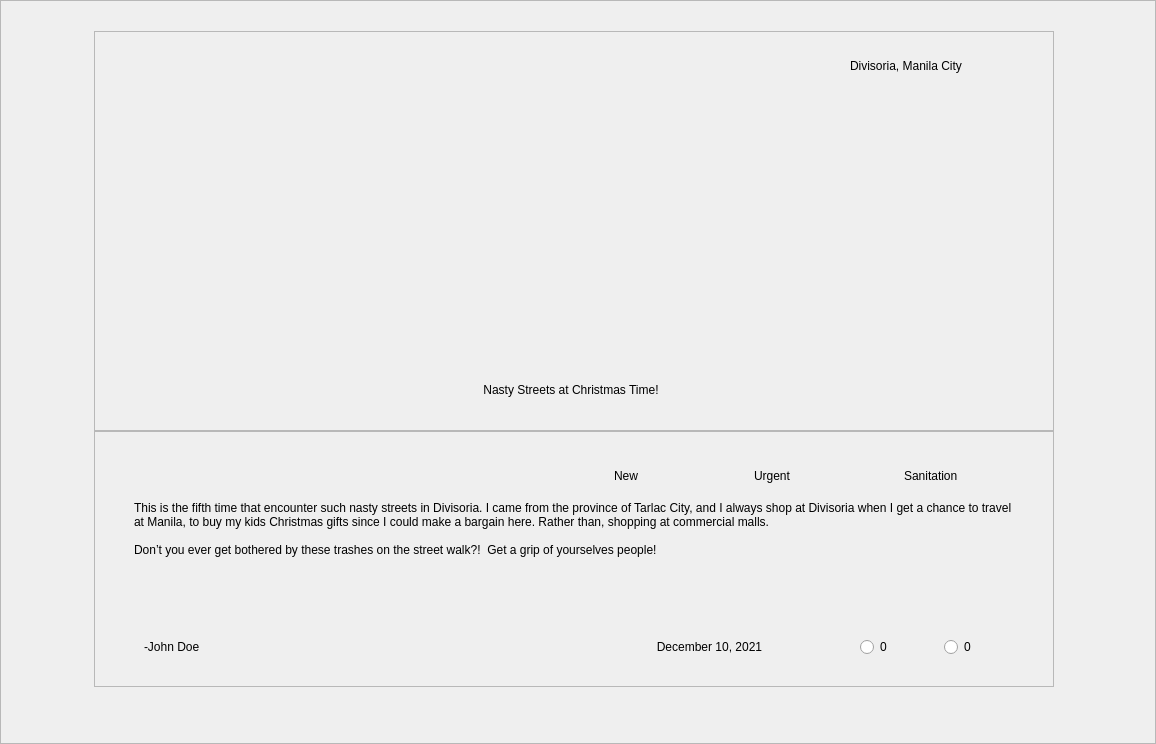
      <widget class="QFrame" name="sectionFrame_3">
       <property name="minimumSize">
        <size>
         <width>0</width>
         <height>735</height>
        </size>
       </property>
       <property name="styleSheet">
        <string notr="true"/>
       </property>
       <property name="frameShape">
        <enum>QFrame::StyledPanel</enum>
       </property>
       <property name="frameShadow">
        <enum>QFrame::Raised</enum>
       </property>
       <widget class="QFrame" name="card_4">
        <property name="geometry">
         <rect>
          <x>94</x>
          <y>31</y>
          <width>960</width>
          <height>656</height>
         </rect>
        </property>
        <property name="styleSheet">
         <string notr="true"/>
        </property>
        <property name="frameShape">
         <enum>QFrame::NoFrame</enum>
        </property>
        <property name="frameShadow">
         <enum>QFrame::Sunken</enum>
        </property>
        <property name="lineWidth">
         <number>0</number>
        </property>
        <property name="midLineWidth">
         <number>0</number>
        </property>
        <layout class="QVBoxLayout" name="verticalLayout_5" stretch="0,0">
         <property name="spacing">
          <number>0</number>
         </property>
         <property name="leftMargin">
          <number>0</number>
         </property>
         <property name="topMargin">
          <number>0</number>
         </property>
         <property name="rightMargin">
          <number>0</number>
         </property>
         <property name="bottomMargin">
          <number>0</number>
         </property>
         <item>
          <widget class="QFrame" name="topframe_4">
           <property name="minimumSize">
            <size>
             <width>0</width>
             <height>400</height>
            </size>
           </property>
           <property name="frameShape">
            <enum>QFrame::StyledPanel</enum>
           </property>
           <property name="frameShadow">
            <enum>QFrame::Raised</enum>
           </property>
           <widget class="QLabel" name="image_4">
            <property name="geometry">
             <rect>
              <x>0</x>
              <y>-1</y>
              <width>960</width>
              <height>401</height>
             </rect>
            </property>
            <property name="frameShape">
             <enum>QFrame::NoFrame</enum>
            </property>
            <property name="text">
             <string/>
            </property>
            <property name="textFormat">
             <enum>Qt::AutoText</enum>
            </property>
            <property name="pixmap">
             <pixmap resource="../Resources/Home/h_res.qrc">:/p_images/ci_1.png</pixmap>
            </property>
            <property name="scaledContents">
             <bool>true</bool>
            </property>
            <property name="alignment">
             <set>Qt::AlignLeading|Qt::AlignLeft|Qt::AlignVCenter</set>
            </property>
            <property name="wordWrap">
             <bool>false</bool>
            </property>
            <property name="openExternalLinks">
             <bool>false</bool>
            </property>
           </widget>
           <widget class="QLabel" name="title_4">
            <property name="geometry">
             <rect>
              <x>20</x>
              <y>323</y>
              <width>914</width>
              <height>71</height>
             </rect>
            </property>
            <property name="text">
             <string>Nasty Streets at Christmas Time!</string>
            </property>
            <property name="alignment">
             <set>Qt::AlignCenter</set>
            </property>
           </widget>
           <widget class="QLabel" name="icon_loc_4">
            <property name="geometry">
             <rect>
              <x>723</x>
              <y>20</y>
              <width>30</width>
              <height>30</height>
             </rect>
            </property>
            <property name="text">
             <string/>
            </property>
            <property name="pixmap">
             <pixmap resource="../Resources/Home/h_res.qrc">:/other/i_location.png</pixmap>
            </property>
           </widget>
           <widget class="QLabel" name="t_loc_4">
            <property name="geometry">
             <rect>
              <x>756</x>
              <y>19</y>
              <width>184</width>
              <height>31</height>
             </rect>
            </property>
            <property name="text">
             <string>Divisoria, Manila City</string>
            </property>
           </widget>
          </widget>
         </item>
         <item>
          <widget class="QFrame" name="details_4">
           <property name="frameShape">
            <enum>QFrame::StyledPanel</enum>
           </property>
           <property name="frameShadow">
            <enum>QFrame::Raised</enum>
           </property>
           <widget class="QRadioButton" name="like_4">
            <property name="geometry">
             <rect>
              <x>766</x>
              <y>201</y>
              <width>76</width>
              <height>30</height>
             </rect>
            </property>
            <property name="text">
             <string>0</string>
            </property>
           </widget>
           <widget class="QRadioButton" name="dislike_4">
            <property name="geometry">
             <rect>
              <x>850</x>
              <y>201</y>
              <width>76</width>
              <height>30</height>
             </rect>
            </property>
            <property name="text">
             <string>0</string>
            </property>
           </widget>
           <widget class="QLabel" name="description_4">
            <property name="geometry">
             <rect>
              <x>40</x>
              <y>70</y>
              <width>891</width>
              <height>121</height>
             </rect>
            </property>
            <property name="frameShape">
             <enum>QFrame::NoFrame</enum>
            </property>
            <property name="text">
             <string>This is the fifth time that encounter such nasty streets in Divisoria. I came from the province of Tarlac City, and I always shop at Divisoria when I get a chance to travel at Manila, to buy my kids Christmas gifts since I could make a bargain here. Rather than, shopping at commercial malls.   Don’t you ever get bothered by these trashes on the street walk?!  Get a grip of yourselves people!</string>
            </property>
            <property name="textFormat">
             <enum>Qt::AutoText</enum>
            </property>
            <property name="scaledContents">
             <bool>true</bool>
            </property>
            <property name="alignment">
             <set>Qt::AlignLeading|Qt::AlignLeft|Qt::AlignTop</set>
            </property>
            <property name="wordWrap">
             <bool>true</bool>
            </property>
            <property name="margin">
             <number>7</number>
            </property>
            <property name="indent">
             <number>0</number>
            </property>
           </widget>
           <widget class="QLabel" name="poster_4">
            <property name="geometry">
             <rect>
              <x>50</x>
              <y>200</y>
              <width>261</width>
              <height>31</height>
             </rect>
            </property>
            <property name="text">
             <string>-John Doe</string>
            </property>
           </widget>
           <widget class="QLabel" name="posted_4">
            <property name="geometry">
             <rect>
              <x>500</x>
              <y>200</y>
              <width>231</width>
              <height>31</height>
             </rect>
            </property>
            <property name="text">
             <string>December 10, 2021</string>
            </property>
            <property name="alignment">
             <set>Qt::AlignCenter</set>
            </property>
           </widget>
           <widget class="QLabel" name="desc_status_4">
            <property name="geometry">
             <rect>
              <x>520</x>
              <y>30</y>
              <width>91</width>
              <height>30</height>
             </rect>
            </property>
            <property name="text">
             <string>New</string>
            </property>
           </widget>
           <widget class="QLabel" name="ico_status_4">
            <property name="geometry">
             <rect>
              <x>480</x>
              <y>30</y>
              <width>30</width>
              <height>30</height>
             </rect>
            </property>
            <property name="text">
             <string/>
            </property>
            <property name="pixmap">
             <pixmap resource="../Resources/Filter/filter_r.qrc">:/other/red.png</pixmap>
            </property>
            <property name="scaledContents">
             <bool>false</bool>
            </property>
            <property name="alignment">
             <set>Qt::AlignCenter</set>
            </property>
           </widget>
           <widget class="QLabel" name="ico_prio_4">
            <property name="geometry">
             <rect>
              <x>620</x>
              <y>30</y>
              <width>30</width>
              <height>30</height>
             </rect>
            </property>
            <property name="text">
             <string/>
            </property>
            <property name="pixmap">
             <pixmap resource="../Resources/Filter/filter_r.qrc">:/other/pink.png</pixmap>
            </property>
            <property name="alignment">
             <set>Qt::AlignCenter</set>
            </property>
           </widget>
           <widget class="QLabel" name="desc_prio_4">
            <property name="geometry">
             <rect>
              <x>660</x>
              <y>30</y>
              <width>101</width>
              <height>30</height>
             </rect>
            </property>
            <property name="text">
             <string>Urgent</string>
            </property>
           </widget>
           <widget class="QLabel" name="ico_cat_4">
            <property name="geometry">
             <rect>
              <x>770</x>
              <y>30</y>
              <width>30</width>
              <height>30</height>
             </rect>
            </property>
            <property name="text">
             <string/>
            </property>
            <property name="pixmap">
             <pixmap resource="../Resources/Filter/filter_r.qrc">:/other/blue.png</pixmap>
            </property>
            <property name="alignment">
             <set>Qt::AlignCenter</set>
            </property>
           </widget>
           <widget class="QLabel" name="desc_cat_4">
            <property name="geometry">
             <rect>
              <x>810</x>
              <y>30</y>
              <width>131</width>
              <height>30</height>
             </rect>
            </property>
            <property name="text">
             <string>Sanitation</string>
            </property>
           </widget>
          </widget>
         </item>
        </layout>
       </widget>
       <widget class="QLabel" name="dropshadow_4">
        <property name="geometry">
         <rect>
          <x>0</x>
          <y>0</y>
          <width>1147</width>
          <height>735</height>
         </rect>
        </property>
        <property name="sizePolicy">
         <sizepolicy hsizetype="Preferred" vsizetype="MinimumExpanding">
          <horstretch>0</horstretch>
          <verstretch>0</verstretch>
         </sizepolicy>
        </property>
        <property name="styleSheet">
         <string notr="true"/>
        </property>
        <property name="text">
         <string/>
        </property>
        <property name="pixmap">
         <pixmap resource="../Resources/Home/h_res.qrc">:/basis/card_sample.png</pixmap>
        </property>
        <property name="alignment">
         <set>Qt::AlignCenter</set>
        </property>
       </widget>
       <zorder>dropshadow_4</zorder>
       <zorder>card_4</zorder>
      </widget>
